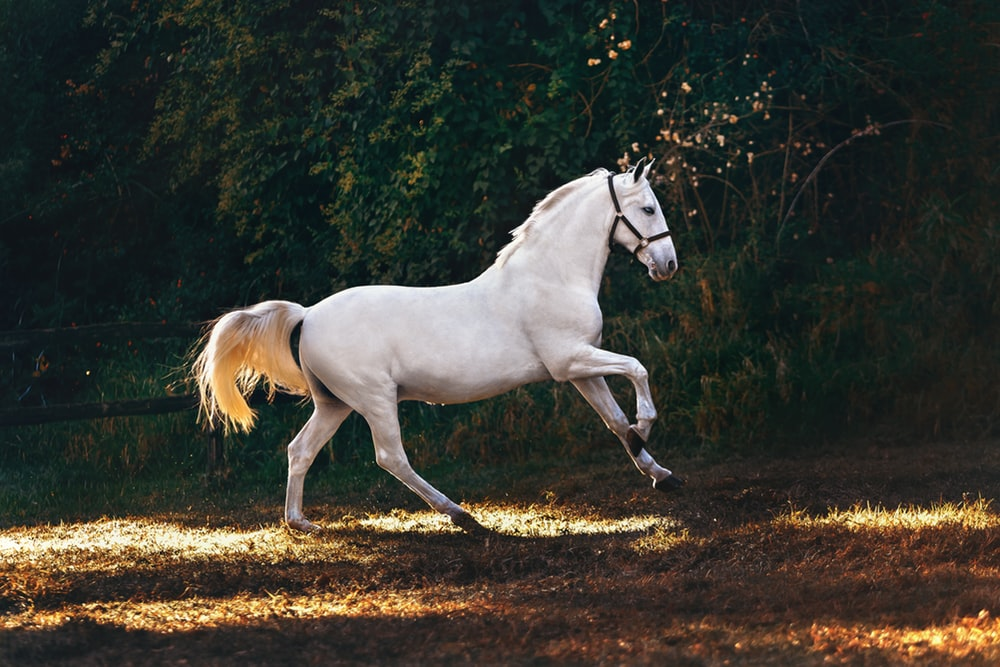
#> input picture Digital Image Processing/OpenCV/gallery/hourse.jpeg, 1000 x 667 px, found by its file name
$ python basicShapes.py
#> lines starting #> are read from the running program, lines starting #| are printed output that depends on the picture
import cv2
import numpy as np
import matplotlib.pyplot as plt


bgr = cv2.imread("../../gallery/hourse.jpeg", cv2.IMREAD_COLOR)  # bluish img
#> bgr is the input picture: shape (667, 1000, 3); mean B, G, R 49.1, 57, 57.5
bkg = np.zeros_like(bgr, dtype=np.int32)

fontSettings = {
    "text": "hourse in Blue channel",
    "org": (200, 500),
    "fontFace": cv2.FONT_HERSHEY_SIMPLEX,
    "fontScale": 1,
    "color": (0, 255, 0),
    "thickness": 1,
    "lineType": cv2.LINE_AA
}

# needs dtype to be np.int32
vertices = np.array([[0, 0], [450, 125], [600, 400], [90, 200]])
# vertices = vertices.reshape(-1, 1, 2)

polySettings = {
    "pts": [vertices],
    "isClosed": True,
    "color": (0, 255, 0),
    "thickness": 3
}

cv2.polylines(bgr, **polySettings)
cv2.putText(bgr, **fontSettings)
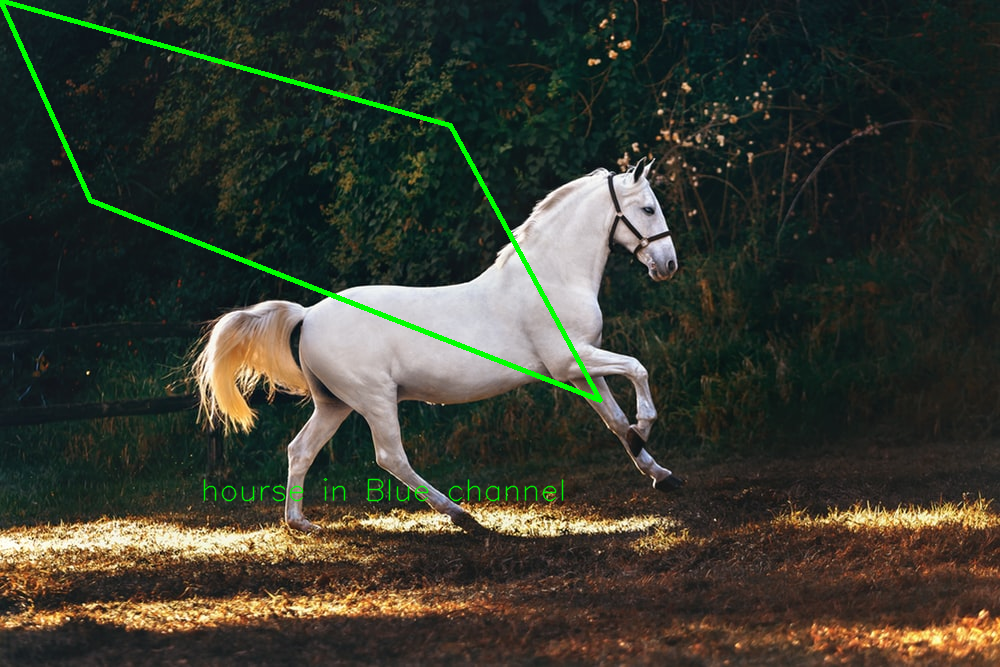
#> bgr: shape (667, 1000, 3); mean B, G, R 48.2, 59.4, 56.6
cv2.imshow("blue-channel", bgr)
cv2.waitKey(0)
cv2.destroyAllWindows()
